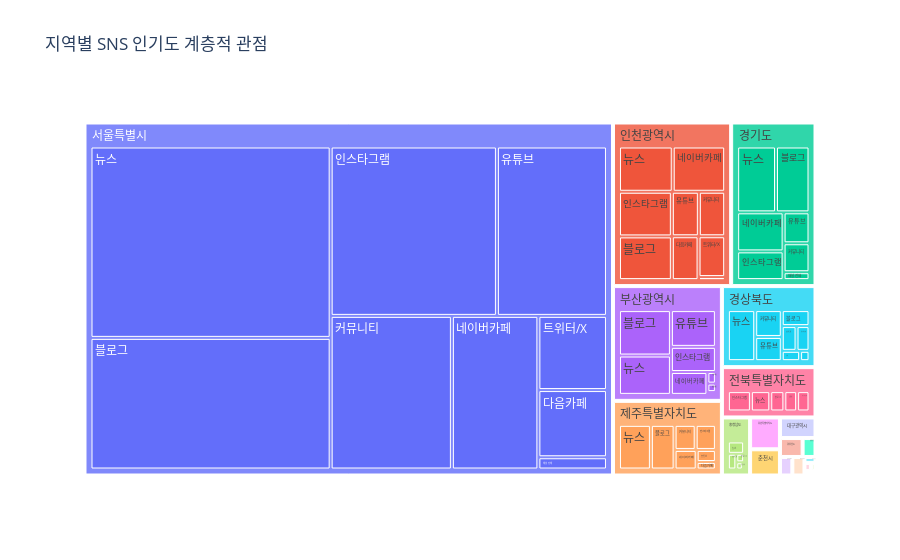

The notebook cell saved with this chart:
### Code cell
########## 8.which sns is most popular by location
df_sub_sns = sns_full_df.copy()

sns_popularity_df = df_sub_sns.groupby(['CTPRVN_NM', 'CHNNEL_NM']).agg({
    'REVIEW_CO': 'sum',
    'TURSM_SPND_PRICE': 'sum'
}).reset_index()

import plotly.express as px
fig = px.treemap(sns_popularity_df, 
                 path=['CTPRVN_NM', 'CHNNEL_NM'], 
                 values='REVIEW_CO',
                 title='지역별 SNS 인기도 계층적 관점')
fig.show()

### Figure 1 — Plotly figure (JSON) as saved in the notebook; plotly's stock layout.template omitted (floating-point values rounded to 4 significant figures; data arrays with more than 128 entries replaced by an {"elided": "..."} marker saying what was removed)
{"data": [{"branchvalues": "total", "domain": {"x": [0, 1], "y": [0, 1]}, "hovertemplate": "labels=%{label}<br>REVIEW_CO=%{value}<br>parent=%{parent}<br>id=%{id}<extra></extra>", "ids": {"elided": "151 str values"}, "labels": {"elided": "151 str values"}, "name": "", "parents": {"elided": "151 str values"}, "type": "treemap", "values": {"elided": "151 float values"}}], "layout": {"legend": {"tracegroupgap": 0}, "title": {"text": "지역별 SNS 인기도 계층적 관점"}}}
